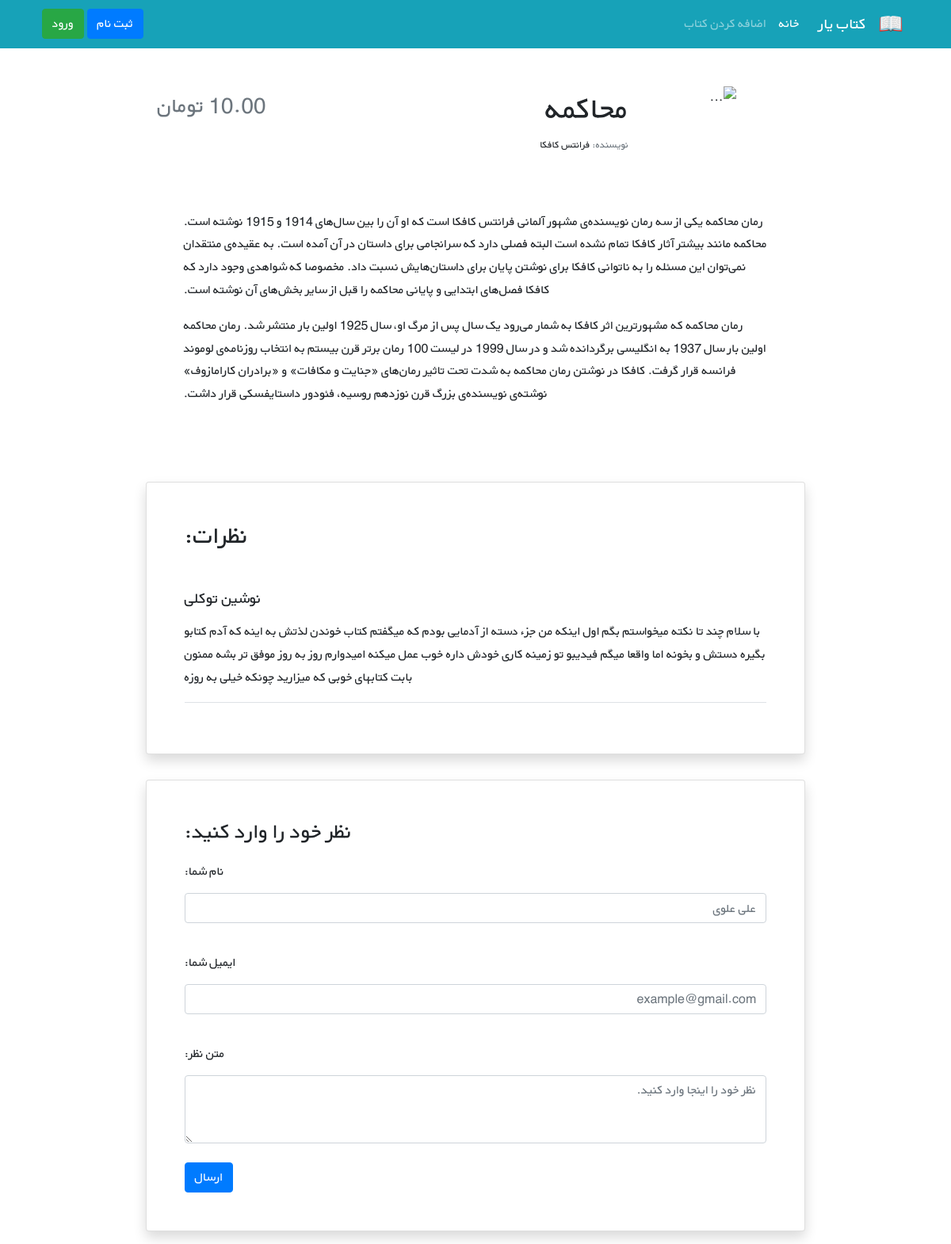
Page /books/1/ on the committed database.
### books/models.py (models this page shows, shortened)
class Book(models.Model):
    title = models.CharField(max_length=100)
    author = models.CharField(max_length=100)
    description = models.TextField()
    price = models.DecimalField(max_digits=5, decimal_places=2)
    cover = models.ImageField(upload_to='covers/', blank=True)

### books/views.py (the view)
# urls.py: path('<int:pk>/', views.BookDetailView.as_view(), name='book_detail'),
class BookDetailView(generic.DetailView):
    model = Book
    template_name = 'books/book_detail.html'
    context_object_name = 'book'

### books/templates/books/book_detail.html (shortened to what this page needs)
{% extends '_base.html' %}
{% block content %}
    <div class="container mt-5" dir="rtl">
        <div class="">
            <div class="">
                <div class="d-flex justify-content-center">
                    <div class="row w-sm-75 w-100">
                        <div class="col-xs-12 col-md-3 d-flex justify-content-center">
                            <div>
                                <img src="https://newcdn.fidibo.com/images/books/1167_32120_normal.jpg"
                                    class="img-fluid rounded-start" alt="...">
                            </div>
                        </div>
                        <div class="col-xs-12 col-md-6  text-md-end mt-md-1 mt-4">
                            <h1>{{book.title}}</h1>
                            <h5 class="small my-1"><span class="text-muted">نویسنده: </span>{{book.author}}</h5>
                        </div>
                        <div class="col-xs-12 col-md-3 d-flex flex-column">
                            <h3 class="align-self-center pt-2 text-muted align-self-md-end">
                            {{book.price}} تومان
                            </h3>
                        </div>
                    </div>
                </div>
                <div class="d-flex justify-content-center">
                    <div class="my-3 p-5 w-sm-75 w-100">
                        {{book.description | linebreaks}}
                    </div>
                </div>
                <div class="d-flex justify-content-center">
                    <div class="card shadow my-3 p-5 w-sm-75 w-100">
                        <h2 class="mb-5">نظرات:</h2>
                        <div class="border-bottom mb-3">
                            <h5 class="mb-3">نوشین توکلی</h5>
                            <p>با سلام چند تا نکته میخواستم بگم اول اینکه من جزء دسته از آدمایی بودم که میگفتم کتاب خوندن لذتش
                                به اینه که آدم کتابو بگیره دستش و بخونه اما واقعا میگم فیدیبو تو زمینه کاری خودش داره خوب عمل
                                میکنه امیدوارم روز به روز موفق تر بشه ممنون بابت کتابهای خوبی که میزارید چونکه خیلی به روزه</p>
                        </div>
                    </div>
                </div>
                <div class="d-flex justify-content-center">
                    <div class="card shadow my-3 p-5 w-sm-75 w-100">
                        <h3>نظر خود را وارد کنید:</h3>
                        <form method="POST">
                            <div class="form-group py-2">
                                <label class="py-1" for="author_name">نام شما:</label>
                                <input type="text" class="form-control" placeholder="علی علوی" name="author_name">
                            </div>
                            <div class="form-group py-2">
                                <label class="py-1" for="email">ایمیل شما:</label>
                                <input type="email" class="form-control" placeholder="example@gmail.com" name="email">
                            </div>
                            <div class="form-group py-2">
                                <label class="py-1" for="comment_text">متن نظر:</label>
                                <textarea class="form-control" name="text" rows="3"
                                        placeholder="نظر خود را اینجا وارد کنید."></textarea>
                            </div>
                            <button type="submit" class="btn btn-primary">ارسال</button>
                        </form>
                    </div>
                </div>
            </div>
        </div>
    </div>
{% endblock content %}

### templates/_base.html (shortened to what this page needs)
{% load static %}
<!DOCTYPE html>
<html lang="en">
<head>
    <link href="https://cdn.jsdelivr.net/npm/bootstrap@5.1.3/dist/css/bootstrap.min.css" rel="stylesheet"
>
    <link rel="stylesheet" href="https://stackpath.bootstrapcdn.com/bootstrap/4.5.2/css/bootstrap.min.css">
    <link rel="stylesheet" href="{% static 'css/style.css' %}">
</head>
<body>
    <nav class="navbar navbar-expand-lg navbar-dark bg-info" dir="rtl">
        <div class="container">
            <a class="navbar-brand" href="#">
                <img src="{% static 'icons/book.png' %}" alt="" height="30"
                     class="d-inline-block align-text-top">
            </a>
            <a class="navbar-brand mx-3" href="#">کتاب یار</a>
            <div class="collapse navbar-collapse" id="navbarNavAltMarkup">
                <div class="navbar-nav">
                    <a class="nav-link active" aria-current="page" href="{% url 'books_list' %}">خانه</a>
                    <a class="nav-link" href="{% url 'book_create' %}">اضافه کردن کتاب</a>
                </div>
            </div>
            {% if user.is_authenticated %}
                <div class="mx-2 text-white">خوش اومدی {{user.username}} | <a class="link-light text-decoration-none" href="{% url 'logout' %}">خروج</a></div>
                {% else %}
                <div class="mx-2 text-white"><a class="btn btn-primary" href="{% url 'signup' %}">ثبت نام</a>  <a class="btn btn-success" href="{% url 'login' %}">ورود</a></div>
            {% endif %}
        </div>
    </nav>
    {% block content %}{% endblock content %}
</body>
</html>

### static/css/style.css (style rules this page uses)
* { font-family: 'BYekan', sans-serif; line-height: 1.8rem; }
@media (min-width: 576px) { .w-sm-75 { width: 75%!important; } }

### rows in the picture
Book: title "محاکمه", author "فرانتس کافکا", description "رمان محاکمه یکی از سه رمان نویسنده‌ی مشهور آلمانی فرانتس کافکا است که او آن را بین سال‌های 1914 و 1915 نوشته است. محاکمه مانند بیشتر آثار کافکا تمام نشده است البته فصلی دارد که سرانجامی برای داستان در آن آمده است. به عقیده‌ی منتقدان نمی‌توان این مسئله را به ناتوانی کافکا برای نوشتن پایان برای داستان‌هایش نسبت داد. مخصوصا که شواهدی وجود دارد که کافکا فصل‌های ابتدایی و پایانی محاکمه را قبل از سایر بخش‌های آن نوشته است. رمان محاکمه که مشهورترین اثر کافکا به شمار می‌رود یک سال پس از مرگ او، سال 1925 اولین بار منتشر شد. رمان محاکمه اولین بار سال 1937 به انگلیسی برگردانده شد و در سال 1999 در لیست 100 رمان برتر قرن بیستم به انتخاب روزنامه‌ی لوموند فرانسه قرار گرفت. کافکا در نوشتن رمان محاکمه به…"
